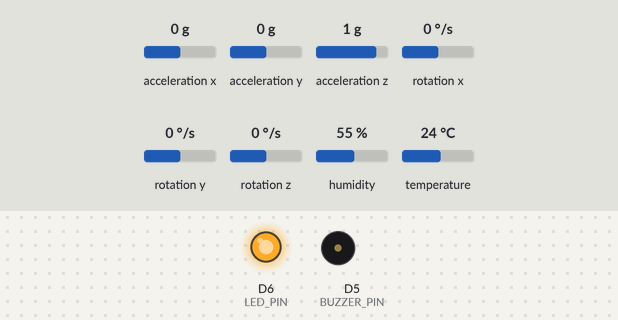
A sketch run on a simulated ESP8266 (NodeMCU). On the bench: output pins drawn as LEDs (lit = HIGH), buzzer (waves = sounding). Dashed ring = blinking. The inputs (shaded band) are chosen by the test bench; at power-on: acceleration x 0 g, acceleration y 0 g, acceleration z 1 g, rotation x 0 °/s, rotation y 0 °/s, rotation z 0 °/s, humidity 55 %, temperature 24 °C. WiFi joins after 1.5 s; servers stay silent unless stated; uploads are accepted with an empty reply; what the sketch prints to the serial monitor is not drawn.

Above: at 2.7 s.
2.8 s: acceleration x set to -0.4 g
5.6 s: acceleration x set to -0.7 g
At 8.0 s:
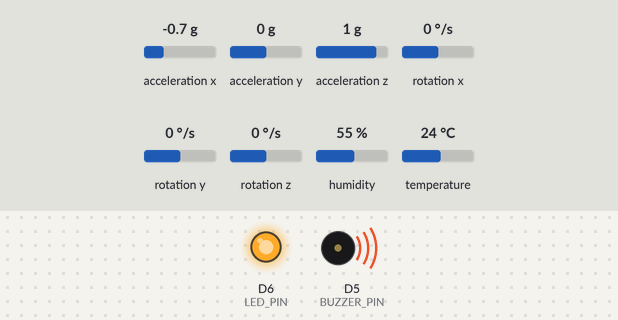
At 10.48 s:
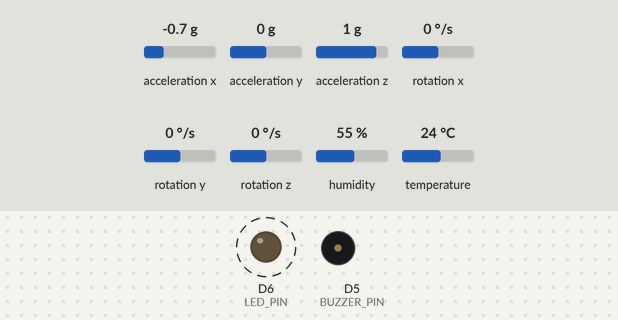
18.9 s: acceleration x set to -1.4 g
Timing chart, 0 to 26.1 s (numbered marks = the images above; inputs shaded):
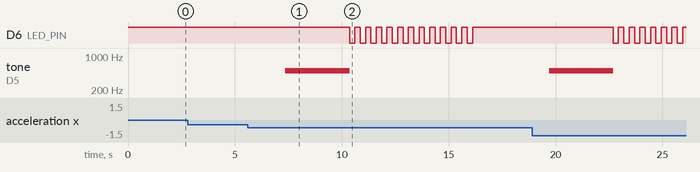

Measured:
- the behaviour switches between -0.5 and -0.6 g on acceleration x (found by bisection; images 0 and 1)
- after the input at 2.8 s, every drawn part: stays the same
- after the input at 5.6 s, D6 (LED_PIN): alternates HIGH for 0.25 s and LOW for 0.25 s, 24 changes in all, then stays HIGH, starting after 4.8 s; tone on D5 (BUZZER_PIN): silent → 500 Hz after 1.8 s, → silent 3.0 s later

The sketch:

ESPMain.ino
```cpp
#include <Wire.h>
#include <MPU6050.h>
#include <DHT11.h>
#include <ESP8266WiFi.h>
#include <ESP8266HTTPClient.h>

// -------------------- WiFi Setup --------------------
const char* ssid = "Abishek";
const char* password = "godabishek";

// Server & ESP B endpoints
const char* serverURL = "http://192.168.242.7:5000/data";
const char* sosServerURL = "http://192.168.242.7:5000/sos";
const char* espB_URL = "http://192.168.242.251:5000/sos"; // ESP B IP in LAN

// -------------------- MPU6050 Setup --------------------
MPU6050 mpu;
const int CRASH_THRESHOLD = 18500;   // ~2.7g (tune as needed)

// -------------------- Buzzer & LED --------------------
#define BUZZER_PIN D5
#define LED_PIN D6

// -------------------- DHT11 Setup --------------------
#define DHTPIN D4
DHT11 dht11(DHTPIN);

void setup() {
  Serial.begin(115200);
  Wire.begin();

  pinMode(BUZZER_PIN, OUTPUT);
  pinMode(LED_PIN, OUTPUT);
  digitalWrite(LED_PIN, HIGH);  // LED off initially

  // WiFi
  Serial.println("Connecting to WiFi...");
  WiFi.begin(ssid, password);
  while (WiFi.status() != WL_CONNECTED) {
    delay(500);
    Serial.print(".");
  }
  Serial.println("\n✅ WiFi connected!");
  Serial.print("ESP Main IP: ");
  Serial.println(WiFi.localIP());

  // MPU6050
  Serial.println("Initializing MPU6050...");
  mpu.initialize();
  if (!mpu.testConnection()) {
    Serial.println("❌ MPU6050 connection failed!");
    while (1);
  }
  Serial.println("MPU6050 ready.");

  Serial.println("DHT11 ready.");
}

void sendSOStoESPB(bool crashDetected) {
  if (WiFi.status() != WL_CONNECTED) return;

  WiFiClient client;
  HTTPClient http;
  if (http.begin(client, espB_URL)) {
    http.addHeader("Content-Type", "application/json");
    String sosData = crashDetected ? "{\"sos\":true}" : "{\"sos\":false}";
    int code = http.POST(sosData);
    if (code > 0) {
      Serial.print("🔹 SOS sent to ESP B: ");
      Serial.println(sosData);
    } else {
      Serial.print("❌ Failed sending SOS to ESP B: ");
      Serial.println(http.errorToString(code));
    }
    http.end();
  }
}

void loop() {
  // ---- MPU6050 Crash Detection ----
  int16_t ax, ay, az;
  int16_t gx, gy, gz;
  mpu.getAcceleration(&ax, &ay, &az);
  mpu.getRotation(&gx, &gy, &gz);

  long accelMagnitude = sqrt((long)ax*ax + (long)ay*ay + (long)az*az);
  bool crashDetected = false;

  if (accelMagnitude > CRASH_THRESHOLD) {
    Serial.println("🚨 CRASH DETECTED!");
    crashDetected = true;

    // ---- Buzzer 3s ----
    unsigned long buzzerStart = millis();
    while (millis() - buzzerStart < 3000) {
      tone(BUZZER_PIN, 500);
    }
    noTone(BUZZER_PIN);

    // ---- LED Blink 6s ----
    unsigned long ledStart = millis();
    while (millis() - ledStart < 6000) {
      digitalWrite(LED_PIN, LOW);
      delay(250);
      digitalWrite(LED_PIN, HIGH);
      delay(250);
    }
    digitalWrite(LED_PIN, HIGH);
  } else {
    digitalWrite(LED_PIN, HIGH);
  }

  // ---- DHT11 Temp/Humidity ----
  int temperature = 0, humidity = 0;
  int res = dht11.readTemperatureHumidity(temperature, humidity);
  if (res != 0) Serial.println("❌ DHT11 error");

  // ---- Send Data to Server ----
  if (WiFi.status() == WL_CONNECTED) {
    WiFiClient client;
    HTTPClient http;
    if (http.begin(client, serverURL)) {
      http.addHeader("Content-Type", "application/json");
      String jsonData = "{";
      jsonData += "\"status\":\"" + String(crashDetected ? "crash" : "normal") + "\",";
      jsonData += "\"temperature\":" + String(temperature) + ",";
      jsonData += "\"humidity\":" + String(humidity) + "}";
      int httpCode = http.POST(jsonData);
      if (httpCode > 0) Serial.println("📡 Data sent to server");
      http.end();
    }
  }

  // ---- Send SOS to Server ----
  if (WiFi.status() == WL_CONNECTED && crashDetected) {
    WiFiClient client;
    HTTPClient http;
    if (http.begin(client, sosServerURL)) {
      http.addHeader("Content-Type", "application/json");
      String sosData = "{\"sos\":true}";
      int code = http.POST(sosData);
      if (code > 0) Serial.println("🔹 SOS sent to server");
      http.end();
    }
  }

  // ---- Send SOS to ESP B ----
  if (crashDetected) sendSOStoESPB(true);

  // ---- Check SOS from server (website) ----
  if (WiFi.status() == WL_CONNECTED) {
    WiFiClient client;
    HTTPClient http;
    if (http.begin(client, sosServerURL)) {
      int code = http.GET();
      if (code > 0) {
        String payload = http.getString();
        Serial.print("🔄 SOS from website: ");
        Serial.println(payload);
        if (payload.indexOf("true") >= 0) {
          Serial.println("🚨 SOS ACTIVATED from website!");
          // ---- Buzzer + LED for website SOS ----
          tone(BUZZER_PIN, 800, 2000);
          for (int i = 0; i < 6; i++) {
            digitalWrite(LED_PIN, LOW);
            delay(200);
            digitalWrite(LED_PIN, HIGH);
            delay(200);
          }
        }
      }
      http.end();
    }
  }

  delay(2000);
}
```
